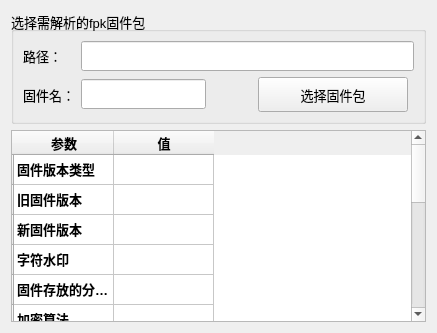
     <widget class="QWidget" name="tabPackageParser">
      <attribute name="title">
       <string>固件包解析</string>
      </attribute>
      <layout class="QGridLayout" name="gridLayout_24">
       <item row="0" column="0">
        <widget class="QGroupBox" name="groupBox_6">
         <property name="minimumSize">
          <size>
           <width>0</width>
           <height>112</height>
          </size>
         </property>
         <property name="font">
          <font>
           <pointsize>10</pointsize>
           <bold>false</bold>
          </font>
         </property>
         <property name="title">
          <string>选择需解析的fpk固件包</string>
         </property>
         <layout class="QGridLayout" name="gridLayout_11">
          <item row="0" column="0">
           <layout class="QGridLayout" name="gridLayout_12">
            <item row="1" column="0">
             <widget class="QLabel" name="label_5">
              <property name="font">
               <font>
                <pointsize>10</pointsize>
                <bold>false</bold>
               </font>
              </property>
              <property name="text">
               <string>固件名：</string>
              </property>
             </widget>
            </item>
            <item row="0" column="1" colspan="4">
             <widget class="QLineEdit" name="leOpenPkgPath">
              <property name="minimumSize">
               <size>
                <width>0</width>
                <height>30</height>
               </size>
              </property>
              <property name="font">
               <font>
                <pointsize>10</pointsize>
                <bold>false</bold>
               </font>
              </property>
              <property name="text">
               <string/>
              </property>
             </widget>
            </item>
            <item row="1" column="3">
             <widget class="QPushButton" name="pbChoosePkg">
              <property name="minimumSize">
               <size>
                <width>150</width>
                <height>35</height>
               </size>
              </property>
              <property name="font">
               <font>
                <pointsize>10</pointsize>
                <bold>false</bold>
               </font>
              </property>
              <property name="text">
               <string>选择固件包</string>
              </property>
             </widget>
            </item>
            <item row="1" column="1">
             <widget class="QLineEdit" name="leOpenPkgName">
              <property name="minimumSize">
               <size>
                <width>0</width>
                <height>30</height>
               </size>
              </property>
              <property name="font">
               <font>
                <pointsize>10</pointsize>
                <bold>true</bold>
               </font>
              </property>
              <property name="text">
               <string/>
              </property>
              <property name="readOnly">
               <bool>true</bool>
              </property>
             </widget>
            </item>
            <item row="1" column="2">
             <spacer name="horizontalSpacer_3">
              <property name="orientation">
               <enum>Qt::Horizontal</enum>
              </property>
              <property name="sizeType">
               <enum>QSizePolicy::Maximum</enum>
              </property>
              <property name="sizeHint" stdset="0">
               <size>
                <width>40</width>
                <height>20</height>
               </size>
              </property>
             </spacer>
            </item>
            <item row="0" column="0">
             <widget class="QLabel" name="label_8">
              <property name="font">
               <font>
                <pointsize>10</pointsize>
                <bold>false</bold>
               </font>
              </property>
              <property name="text">
               <string>路径：</string>
              </property>
             </widget>
            </item>
           </layout>
          </item>
         </layout>
        </widget>
       </item>
       <item row="1" column="0">
        <widget class="QTableWidget" name="twFirmwareInfo">
         <property name="font">
          <font>
           <pointsize>10</pointsize>
           <bold>false</bold>
          </font>
         </property>
         <property name="contextMenuPolicy">
          <enum>Qt::DefaultContextMenu</enum>
         </property>
         <row>
          <property name="text">
           <string/>
          </property>
         </row>
         <row>
          <property name="text">
           <string/>
          </property>
         </row>
         <row>
          <property name="text">
           <string/>
          </property>
         </row>
         <row>
          <property name="text">
           <string/>
          </property>
         </row>
         <row>
          <property name="text">
           <string/>
          </property>
         </row>
         <row>
          <property name="text">
           <string/>
          </property>
         </row>
         <row>
          <property name="text">
           <string/>
          </property>
         </row>
         <row>
          <property name="text">
           <string/>
          </property>
         </row>
         <row>
          <property name="text">
           <string/>
          </property>
         </row>
         <row>
          <property name="text">
           <string/>
          </property>
         </row>
         <row>
          <property name="text">
           <string/>
          </property>
         </row>
         <row>
          <property name="text">
           <string/>
          </property>
         </row>
         <row>
          <property name="text">
           <string/>
          </property>
         </row>
         <row>
          <property name="text">
           <string/>
          </property>
         </row>
         <column>
          <property name="text">
           <string>参数</string>
          </property>
          <property name="font">
           <font>
            <pointsize>10</pointsize>
            <bold>true</bold>
           </font>
          </property>
         </column>
         <column>
          <property name="text">
           <string>值</string>
          </property>
          <property name="font">
           <font>
            <pointsize>10</pointsize>
            <bold>true</bold>
           </font>
          </property>
         </column>
         <item row="0" column="0">
          <property name="text">
           <string>固件版本类型</string>
          </property>
          <property name="font">
           <font>
            <bold>true</bold>
           </font>
          </property>
          <property name="flags">
           <set>ItemIsSelectable|ItemIsDropEnabled|ItemIsUserCheckable|ItemIsEnabled</set>
          </property>
         </item>
         <item row="0" column="1">
          <property name="text">
           <string/>
          </property>
          <property name="flags">
           <set>ItemIsSelectable|ItemIsDropEnabled|ItemIsUserCheckable|ItemIsEnabled</set>
          </property>
         </item>
         <item row="1" column="0">
          <property name="text">
           <string>旧固件版本</string>
          </property>
          <property name="font">
           <font>
            <bold>true</bold>
           </font>
          </property>
          <property name="flags">
           <set>ItemIsSelectable|ItemIsDropEnabled|ItemIsUserCheckable|ItemIsEnabled</set>
          </property>
         </item>
         <item row="1" column="1">
          <property name="text">
           <string/>
          </property>
          <property name="flags">
           <set>ItemIsSelectable|ItemIsDropEnabled|ItemIsUserCheckable|ItemIsEnabled</set>
          </property>
         </item>
         <item row="2" column="0">
          <property name="text">
           <string>新固件版本</string>
          </property>
          <property name="font">
           <font>
            <bold>true</bold>
           </font>
          </property>
          <property name="flags">
           <set>ItemIsSelectable|ItemIsDropEnabled|ItemIsUserCheckable|ItemIsEnabled</set>
          </property>
         </item>
         <item row="3" column="0">
          <property name="text">
           <string>字符水印</string>
          </property>
          <property name="font">
           <font>
            <bold>true</bold>
           </font>
          </property>
          <property name="flags">
           <set>ItemIsSelectable|ItemIsDropEnabled|ItemIsUserCheckable|ItemIsEnabled</set>
          </property>
         </item>
         <item row="3" column="1">
          <property name="text">
           <string/>
          </property>
          <property name="flags">
           <set>ItemIsSelectable|ItemIsDropEnabled|ItemIsUserCheckable|ItemIsEnabled</set>
          </property>
         </item>
         <item row="4" column="0">
          <property name="text">
           <string>固件存放的分区名</string>
          </property>
          <property name="font">
           <font>
            <bold>true</bold>
           </font>
          </property>
          <property name="flags">
           <set>ItemIsSelectable|ItemIsDropEnabled|ItemIsUserCheckable|ItemIsEnabled</set>
          </property>
         </item>
         <item row="4" column="1">
          <property name="text">
           <string/>
          </property>
          <property name="flags">
           <set>ItemIsSelectable|ItemIsDropEnabled|ItemIsUserCheckable|ItemIsEnabled</set>
          </property>
         </item>
         <item row="5" column="0">
          <property name="text">
           <string>加密算法</string>
          </property>
          <property name="font">
           <font>
            <bold>true</bold>
           </font>
          </property>
          <property name="flags">
           <set>ItemIsSelectable|ItemIsDropEnabled|ItemIsUserCheckable|ItemIsEnabled</set>
          </property>
         </item>
         <item row="5" column="1">
          <property name="text">
           <string/>
          </property>
          <property name="flags">
           <set>ItemIsSelectable|ItemIsDropEnabled|ItemIsUserCheckable|ItemIsEnabled</set>
          </property>
         </item>
         <item row="6" column="0">
          <property name="text">
           <string>源固件大小</string>
          </property>
          <property name="font">
           <font>
            <bold>true</bold>
           </font>
          </property>
          <property name="flags">
           <set>ItemIsSelectable|ItemIsDropEnabled|ItemIsUserCheckable|ItemIsEnabled</set>
          </property>
         </item>
         <item row="6" column="1">
          <property name="text">
           <string/>
          </property>
          <property name="flags">
           <set>ItemIsSelectable|ItemIsDropEnabled|ItemIsUserCheckable|ItemIsEnabled</set>
          </property>
         </item>
         <item row="7" column="0">
          <property name="text">
           <string>打包后固件大小</string>
          </property>
          <property name="font">
           <font>
            <bold>true</bold>
           </font>
          </property>
          <property name="flags">
           <set>ItemIsSelectable|ItemIsDropEnabled|ItemIsUserCheckable|ItemIsEnabled</set>
          </property>
         </item>
         <item row="7" column="1">
          <property name="text">
           <string/>
          </property>
          <property name="flags">
           <set>ItemIsSelectable|ItemIsDropEnabled|ItemIsUserCheckable|ItemIsEnabled</set>
          </property>
         </item>
         <item row="8" column="0">
          <property name="text">
           <string>表头大小</string>
          </property>
          <property name="font">
           <font>
            <bold>true</bold>
           </font>
          </property>
         </item>
         <item row="9" column="0">
          <property name="text">
           <string>文件大小（含表头）</string>
          </property>
          <property name="font">
           <font>
            <bold>true</bold>
           </font>
          </property>
          <property name="flags">
           <set>ItemIsSelectable|ItemIsDropEnabled|ItemIsUserCheckable|ItemIsEnabled</set>
          </property>
         </item>
         <item row="9" column="1">
          <property name="text">
           <string/>
          </property>
          <property name="flags">
           <set>ItemIsSelectable|ItemIsDropEnabled|ItemIsUserCheckable|ItemIsEnabled</set>
          </property>
         </item>
         <item row="10" column="0">
          <property name="text">
           <string>固件打包时间</string>
          </property>
          <property name="font">
           <font>
            <bold>true</bold>
           </font>
          </property>
         </item>
         <item row="11" column="0">
          <property name="text">
           <string>源固件的CRC32</string>
          </property>
          <property name="font">
           <font>
            <bold>true</bold>
           </font>
          </property>
          <property name="flags">
           <set>ItemIsSelectable|ItemIsDropEnabled|ItemIsUserCheckable|ItemIsEnabled</set>
          </property>
         </item>
         <item row="11" column="1">
          <property name="text">
           <string/>
          </property>
          <property name="flags">
           <set>ItemIsSelectable|ItemIsDropEnabled|ItemIsUserCheckable|ItemIsEnabled</set>
          </property>
         </item>
         <item row="12" column="0">
          <property name="text">
           <string>打包后的CRC32</string>
          </property>
          <property name="font">
           <font>
            <bold>true</bold>
           </font>
          </property>
          <property name="flags">
           <set>ItemIsSelectable|ItemIsDropEnabled|ItemIsUserCheckable|ItemIsEnabled</set>
          </property>
         </item>
         <item row="12" column="1">
          <property name="text">
           <string/>
          </property>
          <property name="flags">
           <set>ItemIsSelectable|ItemIsDropEnabled|ItemIsUserCheckable|ItemIsEnabled</set>
          </property>
         </item>
         <item row="13" column="0">
          <property name="text">
           <string>表头的CRC32</string>
          </property>
          <property name="font">
           <font>
            <bold>true</bold>
           </font>
          </property>
          <property name="flags">
           <set>ItemIsSelectable|ItemIsDropEnabled|ItemIsUserCheckable|ItemIsEnabled</set>
          </property>
         </item>
         <item row="13" column="1">
          <property name="text">
           <string/>
          </property>
          <property name="flags">
           <set>ItemIsSelectable|ItemIsDropEnabled|ItemIsUserCheckable|ItemIsEnabled</set>
          </property>
         </item>
        </widget>
       </item>
      </layout>
     </widget>
